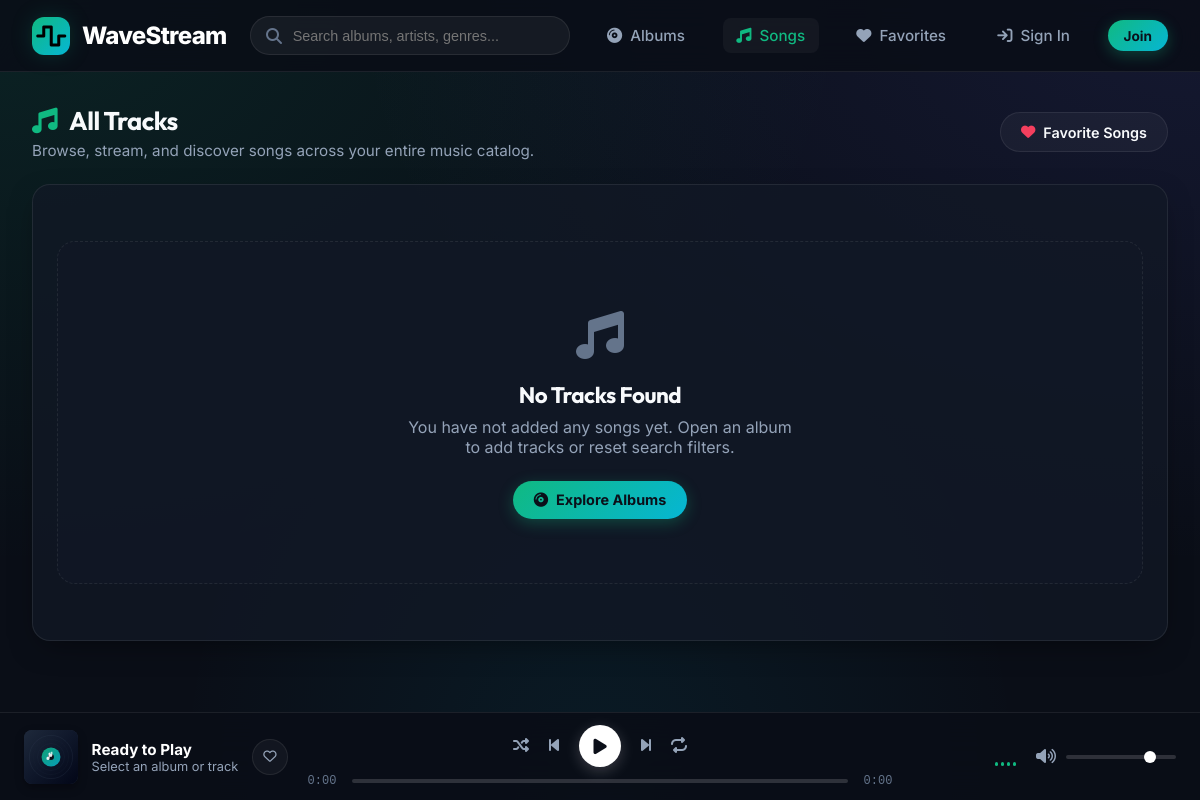
Before: /music/songs/?filter=favorites with the older database file.
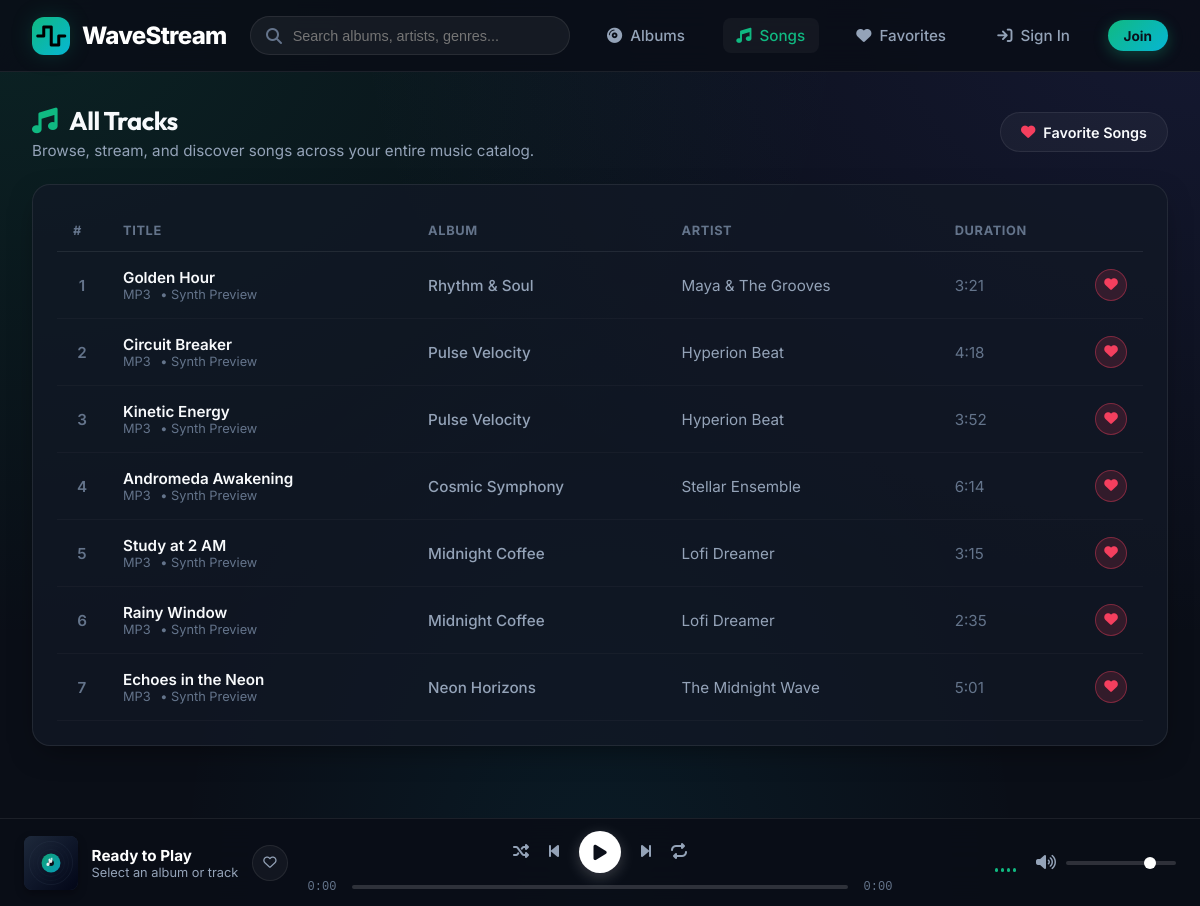
After: the same page with the newer database file.
### music/models.py (models this page shows, shortened)
class Song(models.Model):
    album = models.ForeignKey(Album, on_delete=models.CASCADE)
    song_title = models.CharField(max_length=250)
    file_type = models.CharField(max_length=10, default="mp3", blank=True)
    audio_file = models.FileField(upload_to='songs/', blank=True, null=True)
    duration = models.CharField(max_length=20, default="3:30", blank=True)
    is_favorite = models.BooleanField(default=False)
    def get_audio_url(self):
        if self.audio_file and hasattr(self.audio_file, 'url'):
            return self.audio_file.url
        return ""

class Album(models.Model):
    user = models.ForeignKey(User, on_delete=models.SET_NULL, null=True, blank=True, related_name='albums')
    artist = models.CharField(max_length=250)
    album_title = models.CharField(max_length=250)
    genre = models.CharField(max_length=250)
    album_logo = models.FileField(upload_to='album_logos/', blank=True, null=True)
    is_favorite = models.BooleanField(default=False)

### music/views.py (the view, shortened to what this page needs)
# urls.py: path('songs/', views.SongsView.as_view(), name='songs'),
class SongsView(generic.ListView):
    template_name = 'music/songs.html'
    context_object_name = 'all_songs'
    def get_queryset(self):
        queryset = Song.objects.select_related('album').all().order_by('-id')
        query = self.request.GET.get('q')
        fav_filter = self.request.GET.get('filter')
        if fav_filter == 'favorites':
            queryset = queryset.filter(is_favorite=True)
        return queryset
    def get_context_data(self, **kwargs):
        context = super().get_context_data(**kwargs)
        context['search_query'] = self.request.GET.get('q', '')
        context['selected_filter'] = self.request.GET.get('filter', '')
        return context

### music/templates/music/songs.html (shortened to what the changed rows need)
{% extends 'music/layout.html' %}
{% load static %}
{% block body %}
    <div class="section-header">
        <div>
            <h2>
                <i class="fa-solid fa-music" style="color: var(--accent-primary);"></i>
                <span>All Tracks</span>
            </h2>
        </div>
    </div>
    <div class="tracklist-card">
        {% if all_songs %}
        <table class="track-table">
            <thead>
                <tr>
                    <th class="track-number-col">#</th>
                    <th>Title</th>
                    <th>Album</th>
                    <th>Artist</th>
                    <th class="track-duration-col">Duration</th>
                    <th class="track-actions-col"></th>
                </tr>
            </thead>
            <tbody>
                {% for song in all_songs %}
                <tr class="track-row"
                    data-id="{{ song.id }}"
                    data-action="play-track"
                    data-title="{{ song.song_title }}"
                    data-artist="{{ song.album.artist }}"
                    data-album="{{ song.album.album_title }}"
                    data-cover="{% if song.album.album_logo %}{{ song.album.album_logo.url }}{% else %}{% static 'music/images/default_album.svg' %}{% endif %}"
                    data-audio="{{ song.get_audio_url }}"
                    data-duration="{{ song.duration|default:'3:30' }}"
                    data-favorite="{{ song.is_favorite|yesno:'true,false' }}">
                    <td class="track-number-col">
                        <span class="track-number">{{ forloop.counter }}</span>
                    </td>
                    <td>
                        <div class="track-title-main">{{ song.song_title }}</div>
                        <div style="font-size: 0.8rem; color: var(--text-dim);">
                            {{ song.file_type|upper|default:"MP3" }}
                            {% if song.audio_file %}
                                <span style="color: var(--accent-primary); margin-left: 6px;">• High Quality Audio</span>
                            {% else %}
                                <span style="color: var(--text-dim); margin-left: 6px;">• Synth Preview</span>
                            {% endif %}
                        </div>
                    </td>
                    <td>
                        <a href="{% url 'music:detail' song.album.id %}" style="color: var(--text-muted); font-weight: 500;" onmouseover="this.style.color='#fff'" onmouseout="this.style.color='var(--text-muted)'">
                            {{ song.album.album_title }}
                        </a>
                    </td>
                    <td style="color: var(--text-muted);">
                        {{ song.album.artist }}
                    </td>
                    <td class="track-duration-col">
                        {{ song.duration|default:"3:30" }}
                    </td>
                    <td class="track-actions-col">
                        <button class="btn-icon {% if song.is_favorite %}active-fav{% endif %}"
                                data-action="fav-song"
                                data-id="{{ song.id }}"
                                title="Favorite Song"
                                style="width: 32px; height: 32px; font-size: 0.85rem;">
                            <i class="{% if song.is_favorite %}fa-solid fa-heart{% else %}fa-regular fa-heart{% endif %}"></i>
                        </button>
                    </td>
                </tr>
                {% endfor %}
            </tbody>
        </table>
        {% else %}
        <div class="empty-state">
            <div class="empty-icon">
                <i class="fa-solid fa-music"></i>
            </div>
            <h3>No Tracks Found</h3>
            <p>You have not added any songs yet. Open an album to add tracks or reset search filters.</p>
            <a href="{% url 'music:index' %}" class="btn-primary-custom">
                <i class="fa-solid fa-compact-disc"></i> Explore Albums
            </a>
        </div>
        {% endif %}
    </div>
{% endblock %}

Changed rows visible on the page:
added Song: song_title "Golden Hour", file_type "MP3", audio_file "• Synth Preview", album.album_title "Rhythm & Soul", album.artist "Maya & The Grooves", duration "3:21", is_favorite True (drawn)
added Song: song_title "Circuit Breaker", file_type "MP3", audio_file "• Synth Preview", album.album_title "Pulse Velocity", album.artist "Hyperion Beat", duration "4:18", is_favorite True (drawn)
added Song: song_title "Kinetic Energy", file_type "MP3", audio_file "• Synth Preview", album.album_title "Pulse Velocity", album.artist "Hyperion Beat", duration "3:52", is_favorite True (drawn)
added Song: song_title "Andromeda Awakening", file_type "MP3", audio_file "• Synth Preview", album.album_title "Cosmic Symphony", album.artist "Stellar Ensemble", duration "6:14", is_favorite True (drawn)
added Song: song_title "Study at 2 AM", file_type "MP3", audio_file "• Synth Preview", album.album_title "Midnight Coffee", album.artist "Lofi Dreamer", duration "3:15", is_favorite True (drawn)
added Song: song_title "Rainy Window", file_type "MP3", audio_file "• Synth Preview", album.album_title "Midnight Coffee", album.artist "Lofi Dreamer", duration "2:35", is_favorite True (drawn)
added Song: song_title "Echoes in the Neon", file_type "MP3", audio_file "• Synth Preview", album.album_title "Neon Horizons", album.artist "The Midnight Wave", duration "5:01", is_favorite True (drawn)
Other visible differences:
text no longer shown: "No Tracks Found You have not added any songs yet. Open an album to add tracks or reset search filters. Explore Albums"
text now shown: "# TITLE ALBUM ARTIST DURATION"
